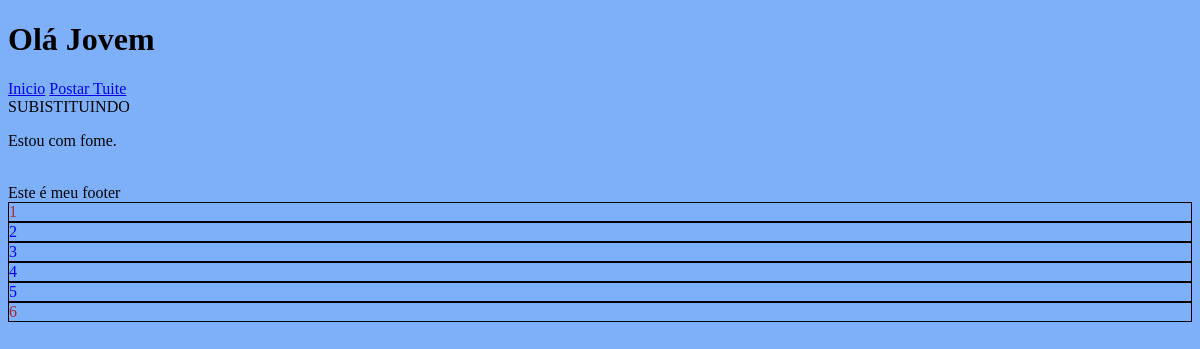
/, run on an earlier commit of the app's database.
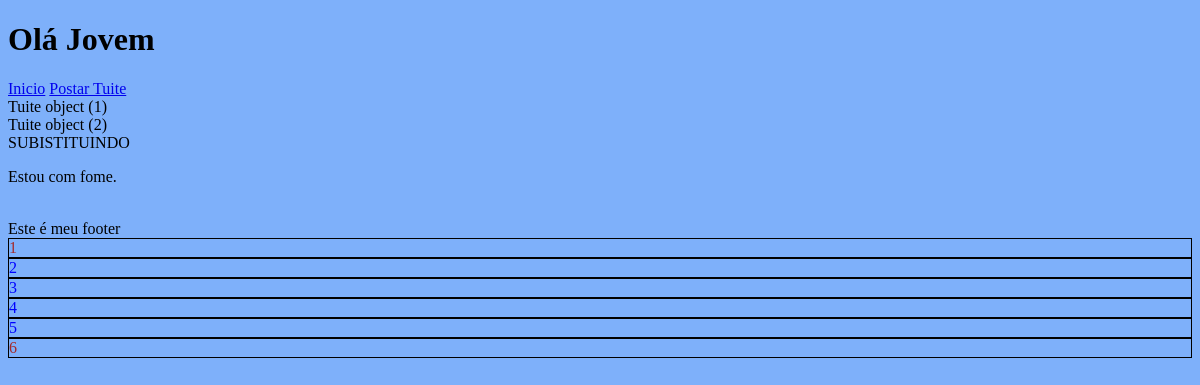
And on a later commit of the database.
### tuites/models.py (models this page shows, shortened)
class Tuite(models.Model):
    content = models.CharField(max_length=280)
    author = models.ForeignKey('users.User', on_delete=models.CASCADE, related_name='Diogo')
    created_date = models.DateTimeField(auto_now_add=True)
    objects = TuitesManager
    class Meta:
        ordering = ('-content', )

### core/views.py (the view)
# urls.py: path('',index, name='index'),
def index(request):
    context = {
        'now' : datetime.now(),
        'tuites' : Tuite.objects.all(),
    }
    return render(request, 'home.html', context)

### templates/home.html
{% extends 'base.html' %}
{% block body %}
    {% for tuite in tuites %}
        <div>
            {{ tuite }}
        </div>
    {% endfor %}
    SUBISTITUINDO
    {% include 'includes/card.html' %}
{% endblock %}

What changed in the data, as far as the page shows it:
added Tuite: id "Tuite object (1)"
added Tuite: id "Tuite object (2)"
